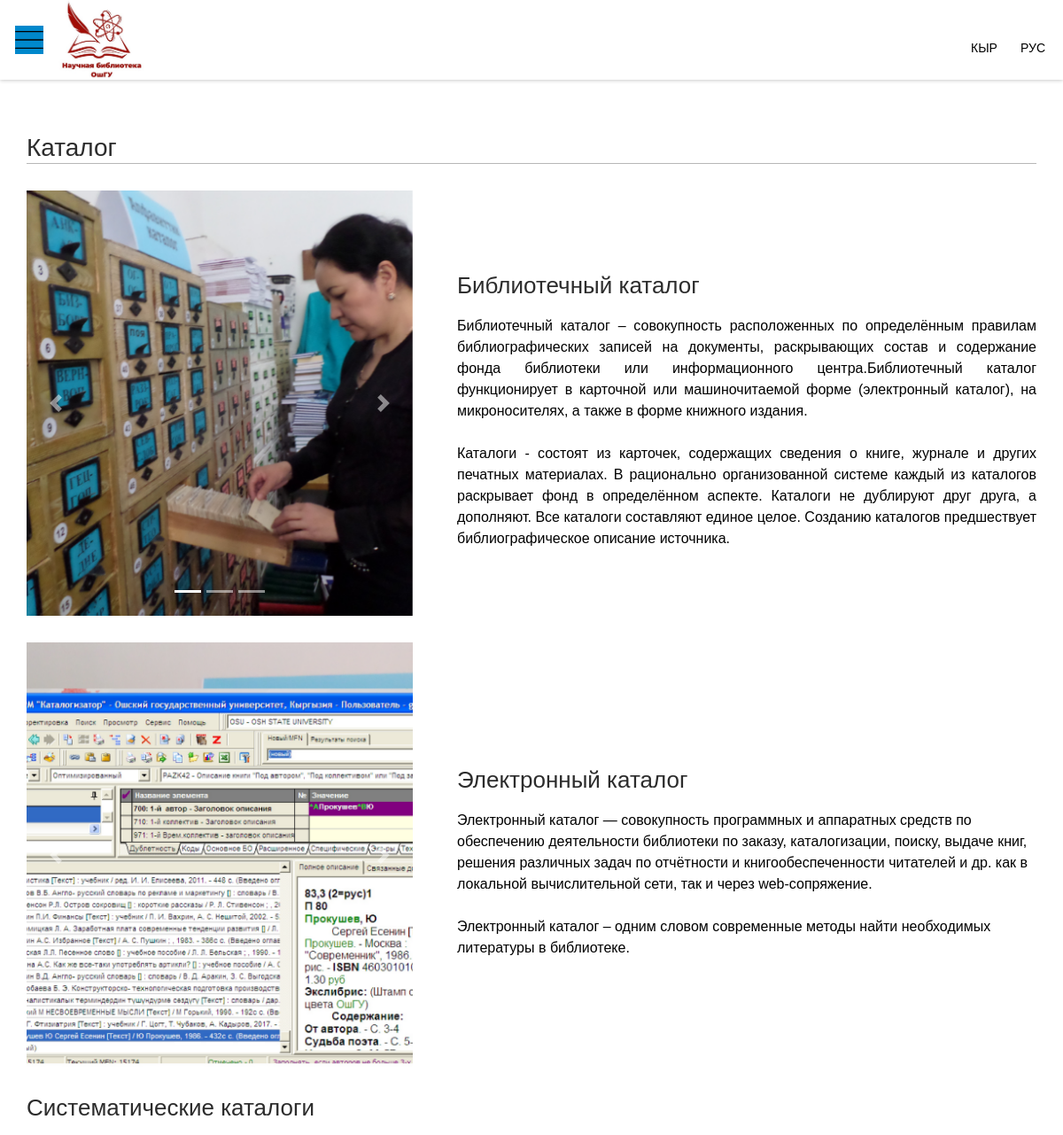
Page /catalog/ (upper part) on the earlier database version.
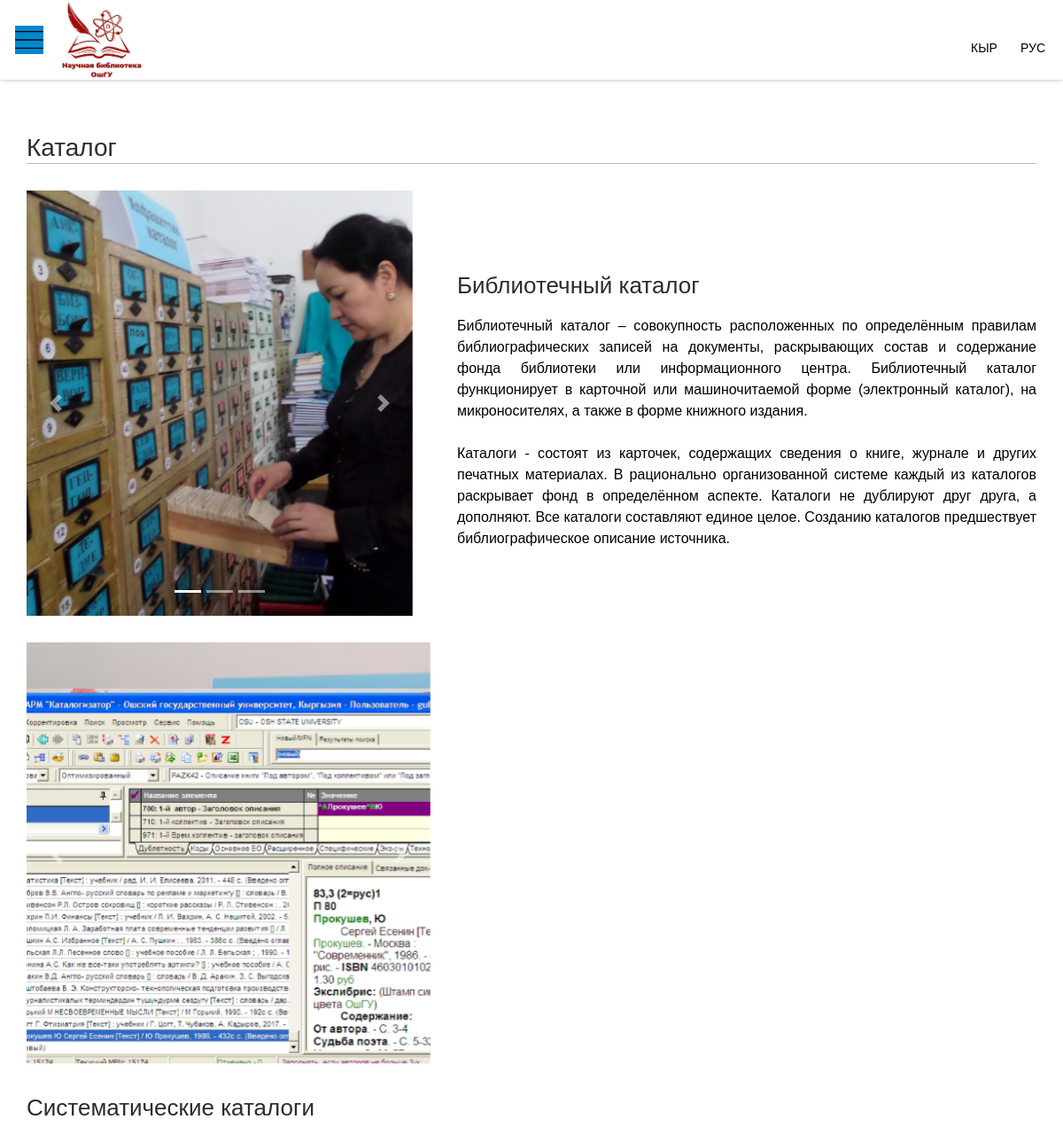
Same page on the later database version.
### home/models.py (models this page shows, shortened)
class Catalog(models.Model):
    title = models.CharField(max_length=200)
    text = models.TextField()

### home/views.py (the view)
# urls.py: path('catalog/', views.catalog, name='catalog'),
def catalog(request):
    b_catalog = Catalog.objects.filter(id=1)
    catalog = Catalog.objects.filter(id=2)
    el_catalog = Catalog.objects.filter(id=3)
    context = {'b_catalog': b_catalog,'catalog': catalog, 'el_catalog': el_catalog}
    return render(request, 'catalog.html', context)

### home/views.py (called while the page is built)
def categories(request):
    categories = Category.objects.all().order_by('id')[0:12]
    categories1 = Category.objects.all().order_by('id')[12:23]
    categories2 = Category.objects.all().order_by('id')[23:43]
    return {'categories': categories, 'categories1': categories1, 'categories2': categories2}

### templates/catalog.html (shortened to what the changed rows need)
{% extends 'index.html' %}
{% load static %}
{% load i18n %}
{% block content %}
{% include 'navbar.html' %}
<body class="editor_false  lang_ru     not_ie">
    <div id="wrapper" style="padding-top: 88px;">
        <div class="readers">
            <div class="structure_container">
                <h1 class="structure_title" style="color: #2c2c2c;">Каталог</h1>
                <div class="readers_content">
                    {% for i in b_catalog %}
                    <div class="readers_text">
                        <h1 style="color: #2c2c2c;font-size: 26px;">{{i.title}}</h1>
                        <p style="text-align: justify;">{{ i.text|linebreaksbr }}</p>
                    </div>
                    {% endfor %}
                </div>
                <div class="readers_content">
                    {% for i in el_catalog %}
                    <div class="readers_text">
                        <h1 style="color: #2c2c2c; font-size: 26px;">{{i.title}}</h1>
                        <p>{{i.text|linebreaksbr}}</p>
                    </div>
                    {% endfor %}
                </div>
                <h1 style="font-size: 26px; color: #2c2c2c;" >{% trans 'Систематические каталоги' %}</h1>
            </div>
        </div>
    </div>
</body>
{% endblock content %}

Differences in the rows shown:
removed Catalog: title "Электронный каталог", text "Электронный каталог — совокупность программных и аппаратных средств по обеспечению деятельности библиотеки по заказу, каталогизации, поиску, выдаче книг, решения различных задач по отчётности и книгообеспеченности читателей и др. как в локальной вычислительной сети, так и через web-сопряжение. Электронный каталог – одним словом современные методы найти необходимых литературы в библиотеке."
changed Catalog "Библиотечный каталог": text "…фонда библиотеки или информационного центра.Библиотечный каталог функционирует в карточной…" → "…фонда библиотеки или информационного центра. Библиотечный каталог функционирует в карточной…"
